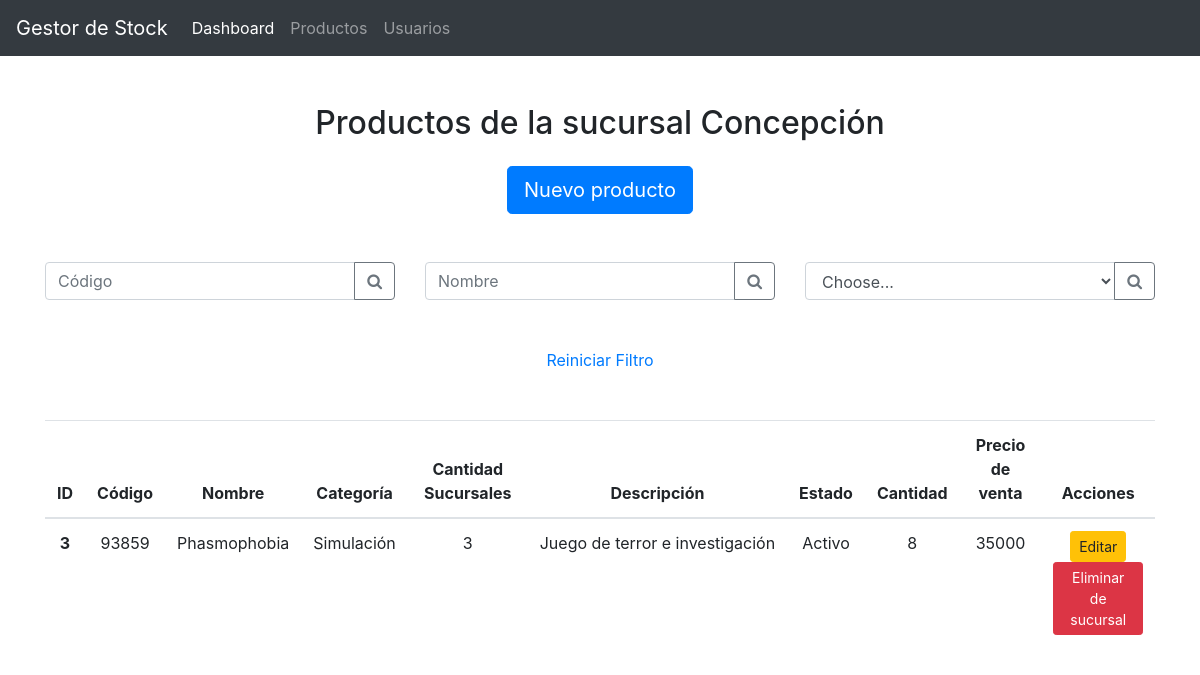
The app's page /app/products/index.php?subsidiary=5 with its own data.
### tables this page shows
CREATE TABLE `subsidiary` (
  `id` int(10) UNSIGNED NOT NULL,
  `created_at` timestamp NULL DEFAULT NULL,
  `updated_at` timestamp NULL DEFAULT NULL,
  `name` varchar(50) NOT NULL
);

CREATE TABLE `product` (
  `id` int(10) UNSIGNED NOT NULL,
  `created_at` timestamp NULL DEFAULT NULL,
  `updated_at` timestamp NULL DEFAULT NULL,
  `code` int(11) NOT NULL,
  `name` varchar(30) NOT NULL,
  `price` int(11) NOT NULL,
  `active` boolean DEFAULT true,
  `qty` int(11) NOT NULL,
  `category` int(10) UNSIGNED NOT NULL,
  `description` varchar(50) NOT NULL
);

CREATE TABLE `category` (
  `id` int(10) UNSIGNED NOT NULL,
  `created_at` timestamp NULL DEFAULT NULL,
  `updated_at` timestamp NULL DEFAULT NULL,
  `name` varchar(30) NOT NULL
);

### app/backend/dao/SubsidiaryDAO.php (called while the page is built, shortened)
<?php
require_once dirname(__FILE__).'/../models/Subsidiary.php';
class SubsidiaryDAO {
    static function get_all () {
        try {
            $db = new Database();
            $dbconnection = $db->connect();
            $stmt = $dbconnection->prepare("SELECT id, name FROM subsidiary");
            $stmt->execute();
            $rows = $stmt->fetchAll();
            $subsidiaries = array();
            foreach($rows as $row) {
                array_push(
                    $subsidiaries,
                    new Subsidiary(
                        $row['id'],
                        $row['name']
                    )
                );
            }
            return $subsidiaries;
        } catch(PDOException $e) {
            echo "Error en la consulta<br>";
            echo $e->getMessage();
            exit;
        }
    }
    static function get_by_id ($id) {
        try {
            $db = new Database();
            $dbconnection = $db->connect();
            $stmt = $dbconnection->prepare("SELECT id, name FROM subsidiary WHERE id = :id");
            $stmt->execute(
                [':id'=>$id]
            );
            $row = $stmt->fetch();
            if(empty($row)) {
                return null;
            } else {
                return new Subsidiary(
                    $row['id'],
                    $row['name']
                );
            }
        } catch(PDOException $e) {
            echo "Error en la consulta<br>";
            echo $e->getMessage();
            exit;
        }
    }
    static function get_by_product ($product_id) {
        try {
            $db = new Database();
            $dbconnection = $db->connect();
            $stmt = $dbconnection->prepare("SELECT s.id, s.name FROM subsidiary s INNER JOIN product_subsidiary ps ON s.id = ps.subsidiary WHERE ps.product = :product_id");
            $stmt->execute(
                [':product_id'=>$product_id]
            );
            $rows = $stmt->fetchAll();
            $subsidiaries = array();
            foreach($rows as $row) {
                array_push(
                    $subsidiaries,
                    new Subsidiary(
                        $row['id'],
                        $row['name']
                    )
                );
            }
            return $subsidiaries;
        } catch(PDOException $e) {
            echo "Error en la consulta<br>";
            echo $e->getMessage();
            exit;
        }
    }
}

### app/backend/models/Subsidiary.php (called while the page is built, shortened)
<?php
    class Subsidiary {
        public function __construct($id, $name) {
            $this->name = $name;
        }
    }
?>

### app/backend/dao/ProductDAO.php (called while the page is built, shortened)
<?php
require_once dirname(__FILE__).'/../models/Product.php';
require_once dirname(__FILE__).'/../models/Category.php';
require_once dirname(__FILE__).'/./SubsidiaryDAO.php';
class ProductDAO {
    static function get_by_subsidiary ($subsidiary_id) {
        try {
            $db = new Database();
            $dbconnection = $db->connect();
            $stmt = $dbconnection->prepare("SELECT p.id, p.code, p.name, c.id as category_id, c.name as category_name, p.description, p.qty, p.active, p.price FROM product p LEFT JOIN product_subsidiary ps ON p.id = ps.product LEFT JOIN category c ON p.category = c.id WHERE ps.subsidiary = :subsidiary_id");
            $stmt->execute(
                [':subsidiary_id'=>$subsidiary_id]
            );
            $rows = $stmt->fetchAll();
            $products = array();
            foreach($rows as $row) {
                $subsidiaries = SubsidiaryDAO::get_by_product($row['id']);
                array_push(
                    $products,
                    new Product(
                        $row['id'],
                        $row['code'],
                        $row['name'],
                        new Category($row['category_id'], $row['category_name']),
                        $row['description'],
                        $row['qty'],
                        $row['active'],
                        $row['price'],
                        $subsidiaries
                    )
                );
            }
            return $products;
        } catch(PDOException $e) {
            echo "Error en la consulta<br>";
            echo $e->getMessage();
            exit;
        }
    }
}

### app/backend/models/Product.php (called while the page is built, shortened)
<?php
    class Product {
        public function __construct($id, $code, $name, $category, $description, $qty, $active, $price, $subsidiaries) {
            $this->id = $id;
            $this->code = $code;
            $this->name = $name;
            $this->category = $category;
            $this->description = $description;
            $this->qty = $qty;
            $this->active = $active;
            $this->price = $price;
            $this->subsidiaries = $subsidiaries;
        }
    }
?>

### app/backend/models/Category.php (called while the page is built, shortened)
<?php
    class Category {
        public function __construct($id, $name) {
            $this->name = $name;
        }
    }
?>

### app/products/index.php (the view, shortened to what this page needs)
<?php
    include dirname(__FILE__).'/../includes/top-html.php';
    include dirname(__FILE__).'/../includes/navbar-menu.php';
    require_once dirname(__FILE__).'/../backend/dao/ProductDAO.php';
    require_once dirname(__FILE__).'/../backend/dao/SubsidiaryDAO.php';
    $subsidiaries = SubsidiaryDAO::get_all();
    if(isset($_GET['subsidiary'])) {
        $subsidiary = SubsidiaryDAO::get_by_id($_GET['subsidiary']);
    }
    if(isset($_GET['code'])) {
        $product_by_code = ProductDAO::get_by_code($_GET['code']);
        $products = array($product_by_code);
    } elseif(isset($_GET['name'])) {
        $products = ProductDAO::get_by_name($_GET['name']);
    } elseif(isset($_GET['subsidiary'])) {
        $products = ProductDAO::get_by_subsidiary($_GET['subsidiary']);
    } else {
        $products = ProductDAO::get_all();
    }
?>
<div class="mb-5 mt-5 text-center">
    <h2 class="mb-4">Productos <?php if (isset($_GET['subsidiary'])) { echo "de la sucursal ".$subsidiary->name; } ?></h2>
    <a type="button" href="/products/create.php" class="btn btn-primary btn-lg">Nuevo producto</a>
</div>
<div class="row mb-5">
    <div class="col-md-4">
        <form action="<?php echo $_SERVER['PHP_SELF']; ?>" class="input-group">
            <input class="form-control py-2" type="search" name="code" placeholder="Código" id="example-search-input">
            <span class="input-group-append">
                <button class="btn btn-outline-secondary" type="submit">
                    <i class="fa fa-search"></i>
                </button>
            </span>
        </form>
    </div>
    <div class="col-md-4">
        <form action="<?php echo $_SERVER['PHP_SELF']; ?>" class="input-group">
            <input class="form-control py-2" type="search" name="name" placeholder="Nombre" id="example-search-input">
            <span class="input-group-append">
                <button class="btn btn-outline-secondary" type="submit">
                    <i class="fa fa-search"></i>
                </button>
            </span>
        </form>
    </div>
    <div class="col-md-4">
        <form action="<?php echo $_SERVER['PHP_SELF']; ?>" class="input-group">
            <select class="form-control py-2" name="subsidiary" id="select">
                <option selected disabled>Choose...</option>
            </select>
            <span class="input-group-append">
                <button class="btn btn-outline-secondary" type="submit">
                    <i class="fa fa-search"></i>
                </button>
            </span>
        </form>
    </div>
</div>
<div class="mb-5 mt-5 text-center">
    <a href="./">Reiniciar Filtro</a>
</div>
<table class="table">
    <thead>
        <tr>
            <th scope="col" class='text-center'>ID</th>
            <th scope="col" class='text-center'>Código</th>
            <th scope="col" class='text-center'>Nombre</th>
            <th scope="col" class='text-center'>Categoría</th>
            <th scope="col" class='text-center'>Cantidad Sucursales</th>
            <th scope="col" class='text-center'>Descripción</th>
            <th scope="col" class='text-center'>Estado</th>
            <th scope="col" class='text-center'>Cantidad</th>
            <th scope="col" class='text-center'>Precio de venta</th>
            <th scope="col" class='text-center'>Acciones</th>
        </tr>
    </thead>
    <tbody>
    <?php foreach($products as $product): ?>
    <?php if(!is_null($product)): ?>
        <tr>
            <th scope="row" class='text-center'><?php echo $product->id ?></th>
            <td class='text-center'><?php echo $product->code ?></td>
            <td class='text-center'><?php echo $product->name ?></td>
            <td class='text-center'><?php echo $product->category->name ?></td>
            <td class='text-center'><?php echo count($product->subsidiaries) ?></td>
            <td class='text-truncate text-center'><?php echo $product->description ?></td>
            <td class='text-center'><?php if ($product->active) { echo 'Activo'; } else { echo 'Inactivo'; } ?></td>
            <td class='text-center'><?php echo $product->qty ?></td>
            <td class='text-center'><?php echo $product->price ?></td>
            <td class='text-center'>
                <a type="button" href="/products/edit.php?id=<?php echo $product->id ?>" class="btn btn-warning btn-sm">Editar</a>
                <a type="button" class="btn btn-danger btn-sm" href="/products/_crud.php?action=delete&id=<?php echo $product->id ?><?php if (isset($_GET['subsidiary'])) { echo "&subsidiary=".$_GET['subsidiary']; } ?>">
                    <?php if (isset($_GET['subsidiary'])) { echo "Eliminar de sucursal"; } else { echo "Eliminar"; } ?>
                </a>
            </td>
        </tr>
    <?php endif; ?>
    <?php endforeach; ?>
    </tbody>
</table>
<?php include "../includes/bottom-html.php"; ?>

### records on screen
subsidiary: name "Concepción"
product: id "3", code "93859", name "Phasmophobia", category.name "Simulación", count($product->subsidiaries) "3", description "Juego de terror e investigación", active "Activo", qty "8", price "35000"
